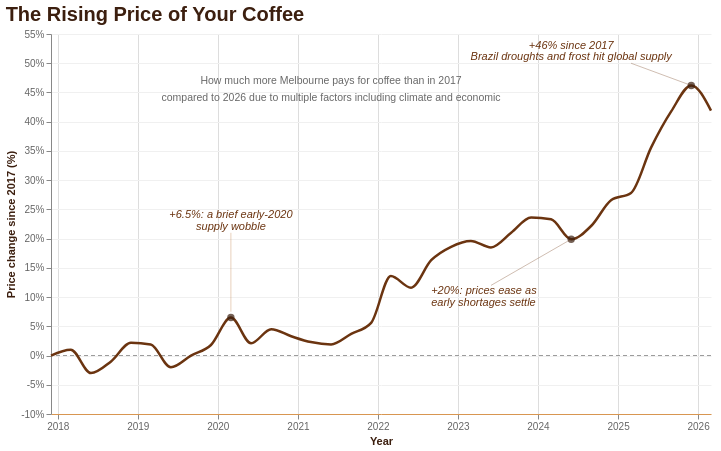

Vega-Lite specification for this chart:
### Vega-Lite specification from a JSON file in a GitHub repository (floating-point values rounded to 4 significant figures)
{"$schema": "https://vega.github.io/schema/vega-lite/v5.json", "title": {"text": "The Rising Price of Your Coffee", "anchor": "start", "fontSize": 20, "color": "#3C1F0F"}, "width": 660, "height": 380, "data": {"values": [{"date": "2017-12", "pct": 0.0}, {"date": "2018-03", "pct": 1.0}, {"date": "2018-06", "pct": -3.0}, {"date": "2018-09", "pct": -1.0}, {"date": "2018-12", "pct": 2.2}, {"date": "2019-03", "pct": 1.9}, {"date": "2019-06", "pct": -2.0}, {"date": "2019-09", "pct": 0.0}, {"date": "2019-12", "pct": 1.8}, {"date": "2020-03", "pct": 6.5}, {"date": "2020-06", "pct": 2.1}, {"date": "2020-09", "pct": 4.5}, {"date": "2020-12", "pct": 3.3}, {"date": "2021-03", "pct": 2.3}, {"date": "2021-06", "pct": 1.9}, {"date": "2021-09", "pct": 3.7}, {"date": "2021-12", "pct": 5.6}, {"date": "2022-03", "pct": 13.6}, {"date": "2022-06", "pct": 11.6}, {"date": "2022-09", "pct": 16.3}, {"date": "2022-12", "pct": 18.6}, {"date": "2023-03", "pct": 19.6}, {"date": "2023-06", "pct": 18.5}, {"date": "2023-09", "pct": 21.0}, {"date": "2023-12", "pct": 23.6}, {"date": "2024-03", "pct": 23.3}, {"date": "2024-06", "pct": 19.9}, {"date": "2024-09", "pct": 22.2}, {"date": "2024-12", "pct": 26.6}, {"date": "2025-03", "pct": 27.8}, {"date": "2025-06", "pct": 35.6}, {"date": "2025-09", "pct": 41.8}, {"date": "2025-12", "pct": 46.2}, {"date": "2026-03", "pct": 41.9}]}, "layer": [{"data": {"values": [{"y": 0}]}, "mark": {"type": "rule", "color": "#999", "strokeDash": [4, 3], "strokeWidth": 1}, "encoding": {"y": {"field": "y", "type": "quantitative"}}}, {"mark": {"type": "line", "color": "#6B3410", "strokeWidth": 2.5, "interpolate": "monotone"}, "encoding": {"x": {"field": "date", "type": "temporal", "title": "Year", "axis": {"format": "%Y", "tickCount": "year", "titleColor": "#3C1F0F", "labelColor": "#666", "domainColor": "#D89651"}, "scale": {"padding": 0, "nice": false}}, "y": {"field": "pct", "type": "quantitative", "scale": {"domain": [-8, 52]}, "title": "Price change since 2017 (%)", "axis": {"format": "+.0f", "labelExpr": "datum.value + '%'", "titleColor": "#3C1F0F", "labelColor": "#666", "grid": true, "gridColor": "#f0f0f0"}}, "tooltip": [{"field": "date", "type": "temporal", "title": "Quarter", "format": "%b %Y"}, {"field": "pct", "title": "Change since 2017", "format": "+.1f"}]}}, {"data": {"values": [{"date": "2020-03", "pct": 6.5}, {"date": "2024-06", "pct": 19.9}, {"date": "2025-12", "pct": 46.2}]}, "mark": {"type": "point", "filled": true, "color": "#3C1F0F", "size": 55}, "encoding": {"x": {"field": "date", "type": "temporal", "scale": {"padding": 0, "nice": false}}, "y": {"field": "pct", "type": "quantitative"}}}, {"data": {"values": [{"date": "2020-03", "pct": 24, "t": "+6.5%: a brief early-2020"}, {"date": "2020-03", "pct": 22, "t": "supply wobble"}]}, "mark": {"type": "text", "align": "center", "fontSize": 11, "color": "#6B3410", "fontStyle": "italic"}, "encoding": {"x": {"field": "date", "type": "temporal", "scale": {"padding": 0, "nice": false}}, "y": {"field": "pct", "type": "quantitative"}, "text": {"field": "t"}}}, {"data": {"values": [{"date": "2022-09", "pct": 11, "t": "+20%: prices ease as"}, {"date": "2022-09", "pct": 9, "t": "early shortages settle"}]}, "mark": {"type": "text", "align": "left", "fontSize": 11, "color": "#6B3410", "fontStyle": "italic"}, "encoding": {"x": {"field": "date", "type": "temporal", "scale": {"padding": 0, "nice": false}}, "y": {"field": "pct", "type": "quantitative"}, "text": {"field": "t"}}}, {"data": {"values": [{"date": "2024-06", "pct": 53, "t": "+46% since 2017"}, {"date": "2024-06", "pct": 51, "t": "Brazil droughts and frost hit global supply"}]}, "mark": {"type": "text", "align": "center", "fontSize": 11, "fontStyle": "italic", "color": "#6B3410"}, "encoding": {"x": {"field": "date", "type": "temporal", "scale": {"padding": 0, "nice": false}}, "y": {"field": "pct", "type": "quantitative"}, "text": {"field": "t"}}}, {"data": {"values": [{"date": "2021-06", "pct": 47, "t": "How much more Melbourne pays for coffee than in 2017"}, {"date": "2021-06", "pct": 44, "t": "compared to 2026 due to multiple factors including climate and economic"}]}, "mark": {"type": "text", "align": "center", "fontSize": 10.5, "color": "#696969"}, "encoding": {"x": {"field": "date", "type": "temporal"}, "y": {"field": "pct", "type": "quantitative"}, "text": {"field": "t"}}}, {"data": {"values": [{"x": "2020-03", "y": 21, "x2": "2020-03", "y2": 7.5}]}, "mark": {"type": "rule", "color": "#B8702F", "strokeWidth": 0.6, "opacity": 0.55}, "encoding": {"x": {"field": "x", "type": "temporal"}, "y": {"field": "y", "type": "quantitative"}, "x2": {"field": "x2"}, "y2": {"field": "y2"}}}, {"data": {"values": [{"x": "2023-06", "y": 12, "x2": "2024-06", "y2": 19.9}]}, "mark": {"type": "rule", "color": "#6B3410", "strokeWidth": 0.6, "opacity": 0.55}, "encoding": {"x": {"field": "x", "type": "temporal"}, "y": {"field": "y", "type": "quantitative"}, "x2": {"field": "x2"}, "y2": {"field": "y2"}}}, {"data": {"values": [{"x": "2025-03", "y": 50, "x2": "2025-12", "y2": 46.2}]}, "mark": {"type": "rule", "color": "#6B3410", "strokeWidth": 0.6, "opacity": 0.55}, "encoding": {"x": {"field": "x", "type": "temporal"}, "y": {"field": "y", "type": "quantitative"}, "x2": {"field": "x2"}, "y2": {"field": "y2"}}}], "config": {"view": {"stroke": null}, "background": "white"}}
